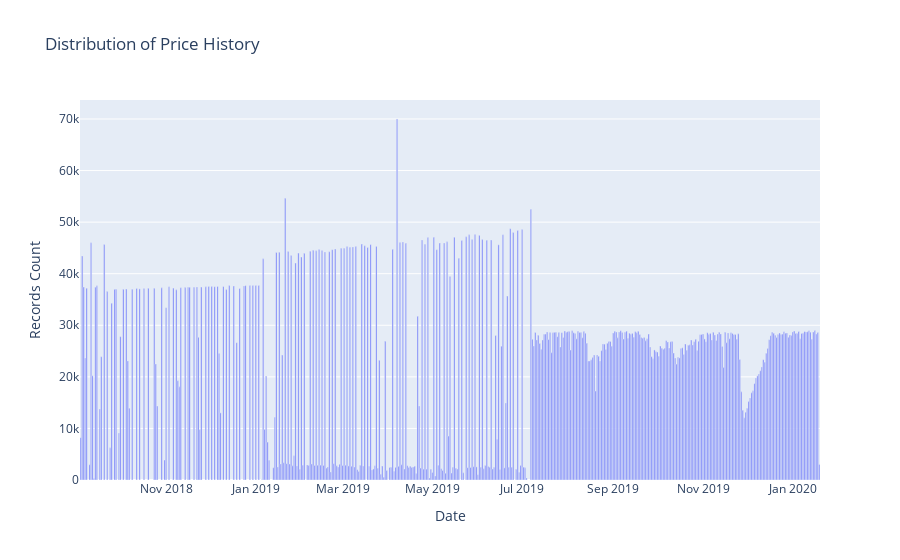

Here is the notebook cell this chart was saved with:
### Markdown cell above
## This is historical data from the `pricehistory` Mongo collection.  This is updated via the `updatepricehistory.py` script.

### Code cell
# https://plot.ly/python/bar-charts/

data = [Bar(
        x=grouped_df['date'],
        y=grouped_df['count']
    )]

layout = Layout(
        title='Distribution of Price History',
        xaxis=dict(
            title='Date'
        ),
        yaxis=dict(
            title='Records Count'
        )
    )

fig = Figure(data=data, layout=layout)

iplot(fig)

### Figure 1 — Plotly figure (JSON) as saved in the notebook; plotly's stock layout.template omitted (floating-point values rounded to 4 significant figures; data arrays with more than 128 entries replaced by an {"elided": "..."} marker saying what was removed)
{"data": [{"type": "bar", "x": {"elided": "439 str values"}, "y": {"elided": "439 int values"}}], "layout": {"title": {"text": "Distribution of Price History"}, "xaxis": {"title": {"text": "Date"}}, "yaxis": {"title": {"text": "Records Count"}}}}
